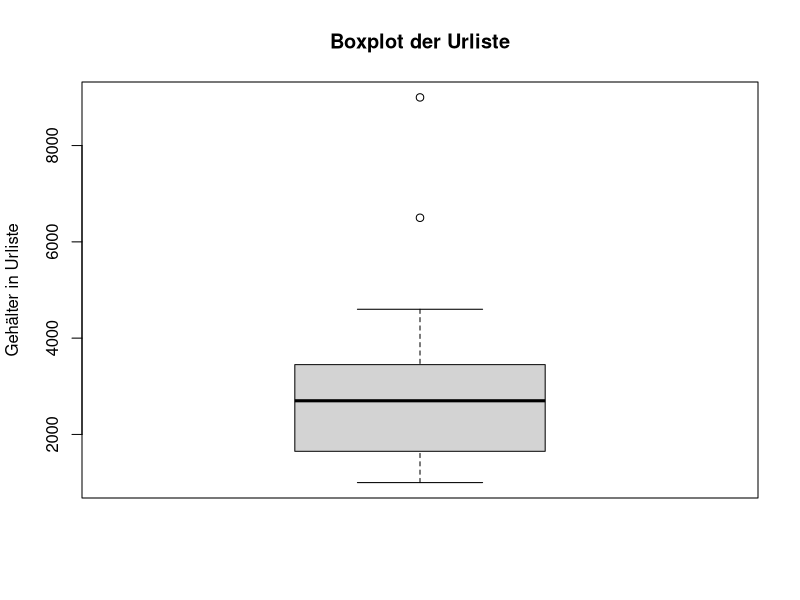
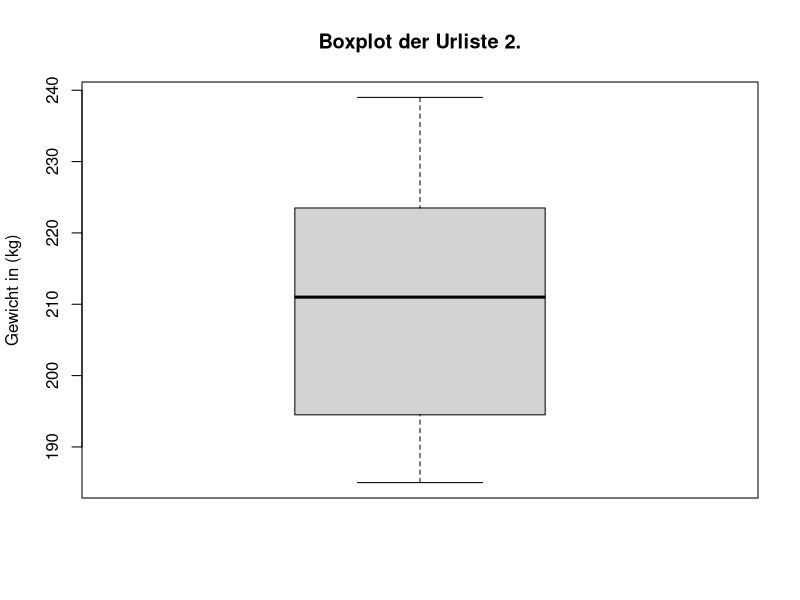
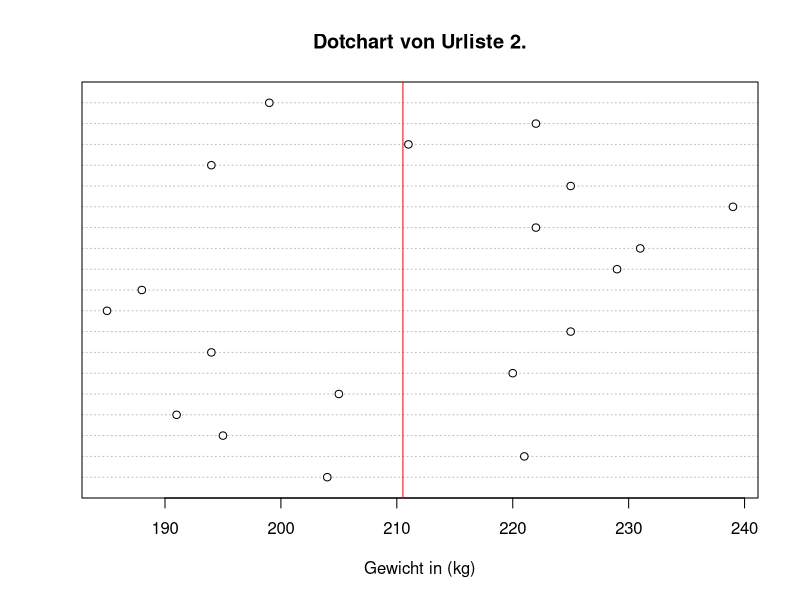

Recreate these plots in R, in order.
## ---- chunk 1
knitr::opts_chunk$set(echo = TRUE)
## ---- chunk 2
urliste <- c(3300, 9000, 2700, 6500, 3600, 1500, 1000, 1500, 1000, 2100, 1800, 2800,
             1800, 4600, 3200, 2700)
## ---- chunk 3
arith_mit <- mean(urliste)
arith_mit
## ---- chunk 4
median <- median(urliste)
median
## ---- chunk 5
sort_urliste <- sort(urliste)
sort_urliste
## ---- chunk 6
quantile(sort_urliste, c(0.5))
## ---- chunk 7
(sort_urliste[8] + sort_urliste[9]) / 2
## ---- chunk 8
quantile(urliste, c(0.25, 0.75))
## ---- chunk 9
boxplot(urliste, ylab = "Gehälter in Urliste", main = "Boxplot der Urliste")
## ---- chunk 10

## ---- chunk 11

## ---- chunk 12
urliste2 <- c(204,221,195,191,205,220,194,225,185,188,229,
              231,222,239,225,194,211,222,199)
## ---- chunk 13
#Minimum:
min_u2 <- min(urliste2)
cat("Minimum: \n")
print(min_u2)

#1. Quartil:
q1_u2 <- quantile(urliste2, 0.25)
cat("\n 1. Quartil: \n")
print(q1_u2)

#Median:
med_u2 <- median(urliste2)
cat("\n Median: \n")
print(med_u2)

#3. Quartil:
q3_u2 <- quantile(urliste2, 0.75)
cat("\n 3. Quartil: \n")
print(q3_u2)

#Maximum:
max_u2 <- max(urliste2)
cat("\n Maximum: \n")
print(max_u2)
## ---- chunk 14
iqr <- IQR(urliste2)

z_u <- 194.5 - (1.5 * iqr)
cat("Zaun unten: \n")
print(z_u)

z_o <- 223.5 + (1.5 * iqr)
cat("\n Zaun oben: \n")
print(z_o)
## ---- chunk 15
boxplot(urliste2, main = "Boxplot der Urliste 2.", ylab = "Gewicht in (kg)")
## ---- chunk 16
dotchart(urliste2, main = "Dotchart von Urliste 2.", xlab = "Gewicht in (kg)")
abline(v = mean(urliste2), col = "red")
## ---- chunk 17
cat("Standardabweichung:\n")
print(sd(urliste2))
## ---- chunk 18
urliste2_ord <- order(urliste2)
urliste2 <- urliste2[urliste2_ord]

urliste2
## ---- chunk 19
for(x in seq(1,5)){
  urliste2[x] <- urliste2[x] + 2 
}

urliste2
## ---- chunk 20
cat("1. Quartil: \n")
print(quantile(urliste2, 0.25))

cat("\n 3. Quartil: \n")
print(quantile(urliste2, 0.75))
